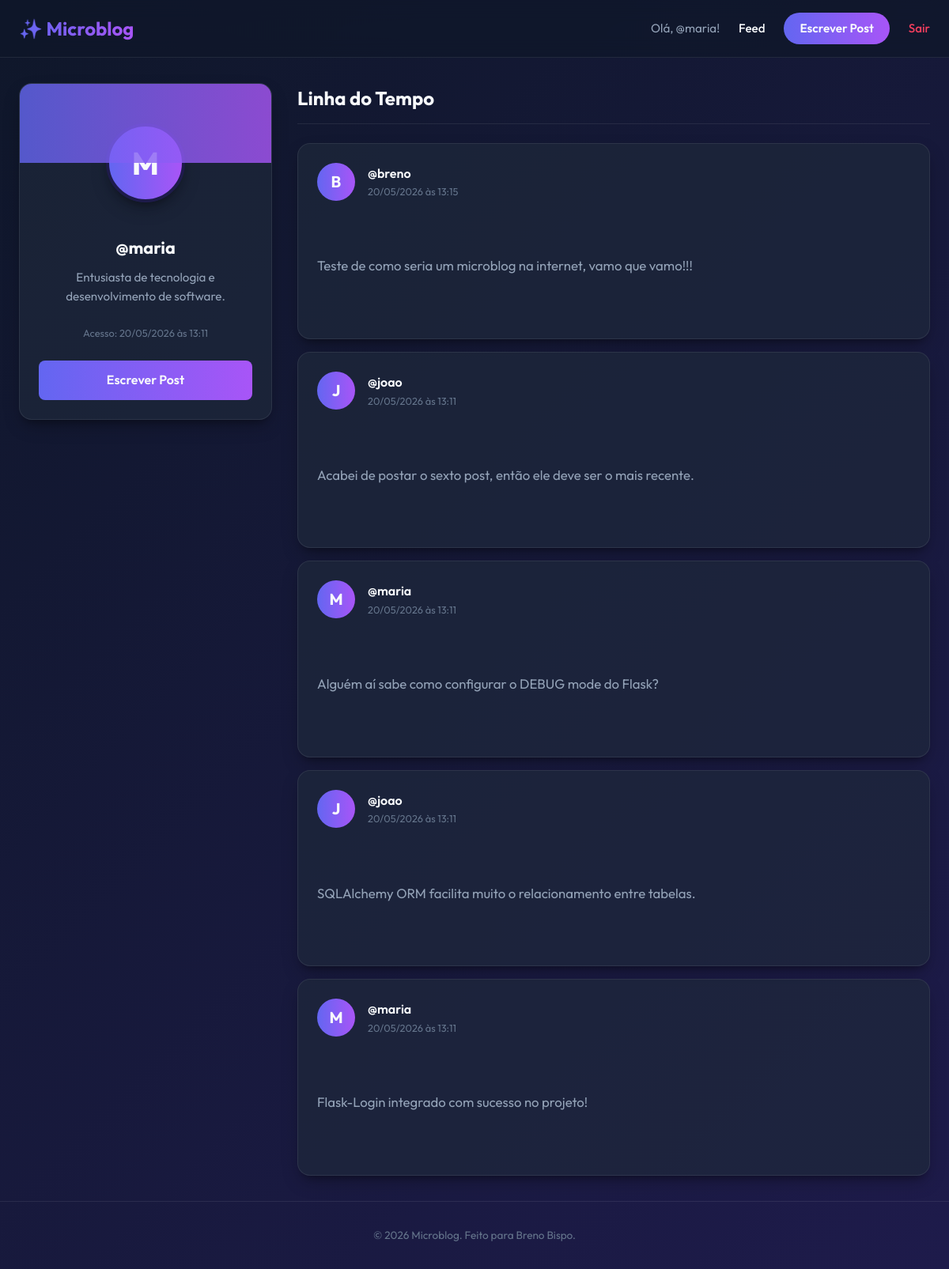
The page / (signed in) on the database its author committed.
### app/models/models.py (models this page shows, shortened)
class User(UserMixin, db.Model):
    __tablename__ = 'users'
    id: Mapped[int] = mapped_column(Integer, primary_key=True)
    username: Mapped[str] = mapped_column(String(64), unique=True, index=True)
    password: Mapped[str] = mapped_column(String(128))
    last_login: Mapped[datetime] = mapped_column(DateTime, default=datetime.utcnow, nullable=True)
    foto: Mapped[str] = mapped_column(String(256), nullable=True)
    bio: Mapped[str] = mapped_column(String(256), nullable=True)
    posts: Mapped[list['Post']] = relationship(back_populates='author')

class Post(db.Model):
    __tablename__ = 'posts'
    id: Mapped[int] = mapped_column(Integer, primary_key=True)
    body: Mapped[str] = mapped_column(String(280))
    timestamp: Mapped[datetime] = mapped_column(DateTime, default=datetime.utcnow)
    user_id: Mapped[int] = mapped_column(ForeignKey('users.id'))
    author: Mapped[User] = relationship(back_populates='posts')

### app/routes.py (the view)
@app.route('/')
@login_required
def index():
    posts = []
    if current_user.is_authenticated:
        current_user.last_login = datetime.utcnow()
        db.session.commit()
        posts = alquimias.get_timeline()
    return render_template('index.html', user=current_user, posts=posts)

### app/alquimias.py (called while the page is built)
def get_timeline():
    stmt = select(Post).order_by(desc(Post.timestamp)).limit(5)
    return db.session.execute(stmt).scalars().all()

### app/models/models.py (called while the page is built)
@login.user_loader
def load_user(id):
    return db.session.get(User, int(id))

### app/templates/index.html (shortened to what this page needs)
{% extends 'base.html' %}
{% block content %}
<div class="feed-layout">
  {% if user %}
  <aside class="profile-card">
    <div class="profile-cover"></div>
    <div class="profile-avatar-container">
      {% if user.foto %}
        <div class="profile-avatar-placeholder" style="display:none;">{{ user.username[0] | upper }}</div>
      {% else %}
        <div class="profile-avatar-placeholder">{{ user.username[0] | upper }}</div>
      {% endif %}
    </div>
    <div class="profile-details">
      <h2>@{{ user.username }}</h2>
      <p class="profile-bio">{% if user.bio %}{{ user.bio }}{% else %}Sem biografia cadastrada. Adicione uma no cadastro!{% endif %}</p>
      {% if user.last_login %}
        <div class="profile-meta">
          <span>Acesso: {{ user.last_login.strftime('%d/%m/%Y às %H:%M') }}</span>
        </div>
      {% endif %}
      <a href="{{ url_for('post') }}" class="btn-primary" id="btn-write-post-main">Escrever Post</a>
    </div>
  </aside>
  {% endif %}
  <section class="posts-section">
    <div class="section-header">
      <h2>Linha do Tempo</h2>
    </div>
    {% if posts %}
      <div class="posts-list">
        {% for post in posts %}
          <article class="post-card-item">
            <div class="post-header">
              {% if post.author.foto %}
                <div class="post-avatar-placeholder" style="display:none;">{{ post.author.username[0] | upper }}</div>
              {% else %}
                <div class="post-avatar-placeholder">{{ post.author.username[0] | upper }}</div>
              {% endif %}
              <div class="post-user-info">
                <span class="post-author-name">@{{ post.author.username }}</span>
                <span class="post-timestamp">{{ post.timestamp.strftime('%d/%m/%Y às %H:%M') }}</span>
              </div>
            </div>
            <div class="post-body">
              <p>{{ post.body }}</p>
            </div>
          </article>
        {% endfor %}
      </div>
    {% else %}
      <div class="empty-feed">
        <p>Ainda não há nenhum post na rede social.</p>
        <a href="{{ url_for('post') }}" class="btn-secondary" id="btn-write-first-post">Criar o primeiro post!</a>
      </div>
    {% endif %}
  </section>
</div>
{% endblock %}

### app/templates/base.html (shortened to what this page needs)
<!DOCTYPE html>
<html lang="pt-br">
<head>
  <link rel="stylesheet" href="{{ url_for('static', filename='style.css') }}">
</head>
<body>
  <nav class="navbar" id="main-nav">
    <div class="nav-container">
      <a href="{{ url_for('index') }}" class="nav-logo" id="logo-link">✨ Microblog</a>
      <div class="nav-links">
        {% if current_user.is_authenticated %}
          <span class="welcome-msg">Olá, @{{ current_user.username }}!</span>
          <a href="{{ url_for('index') }}" class="nav-item" id="nav-home">Feed</a>
          <a href="{{ url_for('post') }}" class="nav-item btn-primary-nav" id="nav-write-post">Escrever Post</a>
          <a href="{{ url_for('logout') }}" class="nav-item nav-logout" id="nav-logout-btn">Sair</a>
        {% else %}
          <a href="{{ url_for('login') }}" class="nav-item" id="nav-login-btn">Entrar</a>
          <a href="{{ url_for('cadastro') }}" class="nav-item btn-primary-nav" id="nav-signup-btn">Cadastrar</a>
        {% endif %}
      </div>
    </div>
  </nav>
  <main class="container">
    <div class="content-wrapper">
      {% block content %}{% endblock %}
    </div>
  </main>
  <footer class="footer">
    <p>© 2026 Microblog. Feito para Breno Bispo.</p>
  </footer>
</body>
</html>

### rows shown on the page
User: username "maria", username "M", bio "Entusiasta de tecnologia e desenvolvimento de software.", last_login "20/05/2026 às 13:11"
Post: author "B", author.username "breno", timestamp "20/05/2026 às 13:15", body "Teste de como seria um microblog na internet, vamo que vamo!!!"
Post: author "J", author.username "joao", timestamp "20/05/2026 às 13:11", body "Acabei de postar o sexto post, então ele deve ser o mais recente."
Post: author "M", author.username "maria", timestamp "20/05/2026 às 13:11", body "Alguém aí sabe como configurar o DEBUG mode do Flask?"
Post: author "J", author.username "joao", timestamp "20/05/2026 às 13:11", body "SQLAlchemy ORM facilita muito o relacionamento entre tabelas."
Post: author "M", author.username "maria", timestamp "20/05/2026 às 13:11", body "Flask-Login integrado com sucesso no projeto!"
